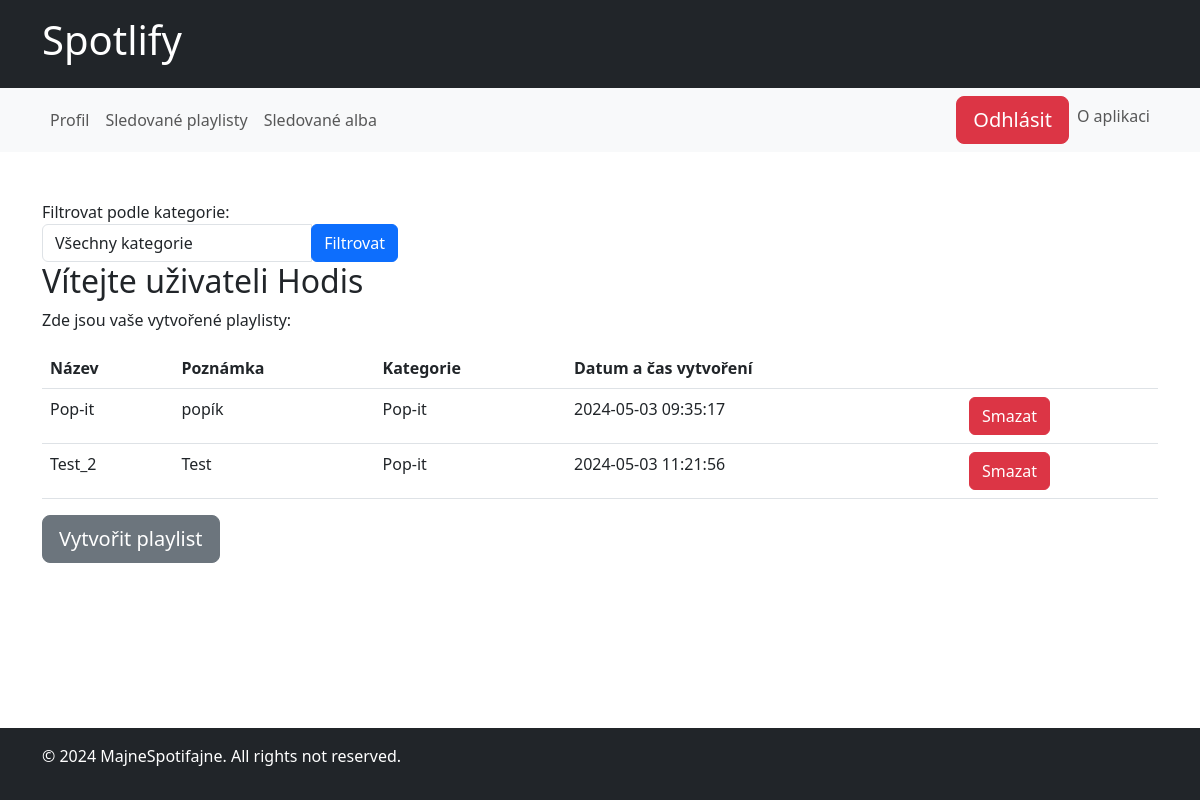
The page /userAccount/ (signed in) on the database its author committed.
### spotify/models.py (models this page shows, shortened)
class Account(models.Model):
    account_id = models.AutoField(primary_key=True)
    username = models.CharField(max_length=30)
    email = models.EmailField(max_length=20)
    password = models.CharField(max_length=12)
    creation_date = models.DateTimeField(auto_now_add=True)
    name = models.CharField(max_length=20)
    surname = models.CharField(max_length=20)
    phone = models.CharField(max_length=12)
    last_payment_date = models.DateField(null=True, blank=True, editable=False)
    next_payment_date = models.DateField(null=True, blank=True, editable=False)
    acc_sub_type = models.ForeignKey(AccountSubType, on_delete=models.CASCADE, null=False, blank=False)
    last_login = models.DateTimeField(auto_now=True)

class Playlist(models.Model):
    playlist_id = models.AutoField(primary_key=True)
    playlist_name = models.CharField(max_length=30)
    playlist_create_date = models.DateTimeField(auto_now_add=True)
    playlist_note = models.CharField(max_length=30, null=True, blank=True)
    playlist_category = models.ForeignKey(Category, on_delete=models.CASCADE, null=False, default=None)
    creator_account = models.ForeignKey(Account, on_delete=models.CASCADE, null=False, default=None)

class Category(models.Model):
    category_id = models.AutoField(primary_key=True)
    category_name = models.CharField(max_length=20)
    def __str__(self):
        return self.category_name

### spotify/views.py (the view)
# urls.py: path('userAccount/', views.userAccount, name='userAccount'),
def userAccount(request):
    logged_in_user = request.session.get('logged_in_user')
    if logged_in_user:
        try:
            account = Account.objects.get(username=logged_in_user)
            created_playlists = Playlist.objects.filter(creator_account=account)
            categories = Category.objects.all()
            selected_category = request.GET.get('category')
            if selected_category:
                created_playlists = created_playlists.filter(playlist_category__category_name=selected_category)
            return render(request, 'UserAccount.html', {'account': account,
                                                        'created_playlists': created_playlists,
                                                        'categories': categories,
                                                        'selected_category': selected_category})
        except Account.DoesNotExist:
            return redirect('userLogin')
    else:
        return redirect('userLogin')

### Templates/UserAccount.html (shortened to what this page needs)
{% extends "UserLayout.html" %}
{% block content %}
<div class="row">
    <div class="col-md-4">
        <form method="GET" action="{% url 'userAccount' %}">
            <div class="form-group">
                <label for="category-filter">Filtrovat podle kategorie:</label>
                <div class="input-group">
                    <select class="form-control" id="category-filter" name="category">
                        <option value="" {% if not selected_category %}selected{% endif %}>Všechny kategorie</option>
                    </select>
                    <div class="input-group-append">
                        <button type="submit" class="btn btn-primary">Filtrovat</button>
                    </div>
                </div>
            </div>
        </form>
    </div>
</div>
<div class="row">
    <div class="col">
        <h2>Vítejte uživateli {{ account.username }}</h2>
        <p>Zde jsou vaše vytvořené playlisty:</p>
        <table class="table">
            <thead class="thead-dark">
            <tr>
                <th scope="col">Název</th>
                <th scope="col">Poznámka</th>
                <th scope="col">Kategorie</th>
                <th scope="col">Datum a čas vytvoření</th>
                <th scope="col"></th>
            </tr>
            </thead>
            <tbody>
            {% for playlist in created_playlists %}
            <tr>
                <td>{{ playlist.playlist_name }}</td>
                <td>{{ playlist.playlist_note }}</td>
                <td>{{ playlist.playlist_category }}</td>
                <td>{{ playlist.playlist_create_date|date:"Y-m-d H:i:s" }}</td>
                <td>
                    <form action="{% url 'deletePlaylist' playlist.playlist_id %}" method="post">
                        <button type="submit" class="btn btn-danger">Smazat</button>
                    </form>
                </td>
            </tr>
            {% endfor %}
            </tbody>
        </table>
        <a href="{% url 'openCreatePlaylist' %}" class="btn btn-secondary btn-lg btn-block">Vytvořit playlist</a>
    </div>
</div>
{% endblock %}

### rows shown on the page
Account: username "Hodis"
Playlist: playlist_name "Pop-it", playlist_note "popík", playlist_category "Pop-it", playlist_create_date "2024-05-03 09:35:17"
Playlist: playlist_name "Test_2", playlist_note "Test", playlist_category "Pop-it", playlist_create_date "2024-05-03 11:21:56"
